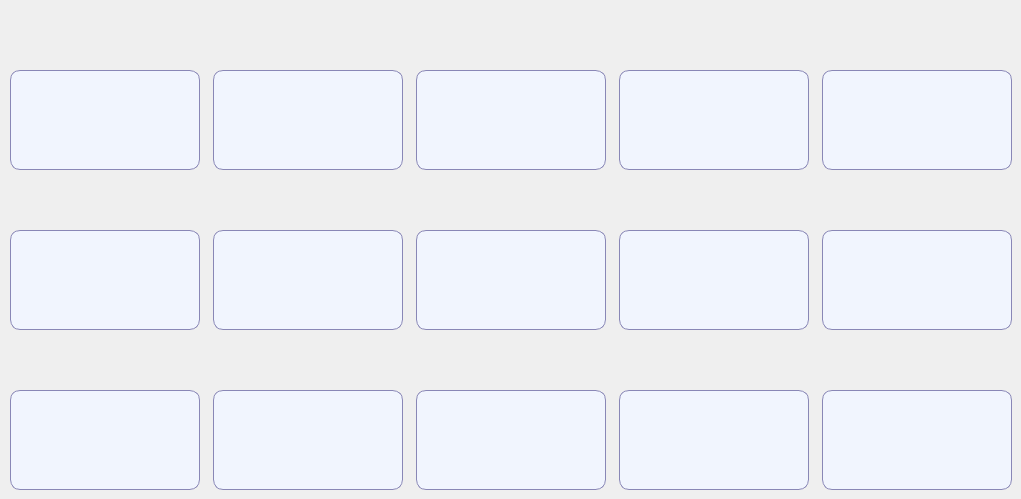
     <widget class="QWidget" name="page_4">
      <widget class="QPushButton" name="Btn_selStacking23">
       <property name="geometry">
        <rect>
         <x>416</x>
         <y>230</y>
         <width>190</width>
         <height>100</height>
        </rect>
       </property>
       <property name="minimumSize">
        <size>
         <width>190</width>
         <height>100</height>
        </size>
       </property>
       <property name="maximumSize">
        <size>
         <width>190</width>
         <height>100</height>
        </size>
       </property>
       <property name="font">
        <font>
         <pointsize>18</pointsize>
        </font>
       </property>
       <property name="styleSheet">
        <string notr="true">QPushButton
{
    background-color:#F1F5FE;
    border-style:solid; /*边框风格*/
    border-width:1px;/*边框宽度*/
    border-color:#8987B6; /*边框颜色*/
    border-radius:10px; /*边框倒角*/
}
QPushButton:pressed,QPushButton::checked
{
    border-style:outset; /*边框风格*/
    background-color:qlineargradient(x1: 0, y1: 0, x2: 0, y2: 1, stop:0 #00befa, stop: 1 #0160ea);/*背景色*/
    border-width:1px;/*边框宽度*/
    border-color:#0055ff; /*边框颜色*/
    border-radius:10px; /*边框倒角*/
}</string>
       </property>
       <property name="text">
        <string/>
       </property>
       <property name="iconSize">
        <size>
         <width>40</width>
         <height>40</height>
        </size>
       </property>
       <property name="checkable">
        <bool>false</bool>
       </property>
       <property name="autoExclusive">
        <bool>false</bool>
       </property>
      </widget>
      <widget class="QPushButton" name="Btn_selStacking25">
       <property name="geometry">
        <rect>
         <x>822</x>
         <y>230</y>
         <width>190</width>
         <height>100</height>
        </rect>
       </property>
       <property name="minimumSize">
        <size>
         <width>190</width>
         <height>100</height>
        </size>
       </property>
       <property name="maximumSize">
        <size>
         <width>190</width>
         <height>100</height>
        </size>
       </property>
       <property name="font">
        <font>
         <pointsize>18</pointsize>
        </font>
       </property>
       <property name="styleSheet">
        <string notr="true">QPushButton
{
    background-color:#F1F5FE;
    border-style:solid; /*边框风格*/
    border-width:1px;/*边框宽度*/
    border-color:#8987B6; /*边框颜色*/
    border-radius:10px; /*边框倒角*/
}
QPushButton:pressed,QPushButton::checked
{
    border-style:outset; /*边框风格*/
    background-color:qlineargradient(x1: 0, y1: 0, x2: 0, y2: 1, stop:0 #00befa, stop: 1 #0160ea);/*背景色*/
    border-width:1px;/*边框宽度*/
    border-color:#0055ff; /*边框颜色*/
    border-radius:10px; /*边框倒角*/
}</string>
       </property>
       <property name="text">
        <string/>
       </property>
       <property name="iconSize">
        <size>
         <width>40</width>
         <height>40</height>
        </size>
       </property>
       <property name="checkable">
        <bool>false</bool>
       </property>
       <property name="autoExclusive">
        <bool>false</bool>
       </property>
      </widget>
      <widget class="QPushButton" name="Btn_selStacking20">
       <property name="geometry">
        <rect>
         <x>822</x>
         <y>70</y>
         <width>190</width>
         <height>100</height>
        </rect>
       </property>
       <property name="minimumSize">
        <size>
         <width>190</width>
         <height>100</height>
        </size>
       </property>
       <property name="maximumSize">
        <size>
         <width>190</width>
         <height>100</height>
        </size>
       </property>
       <property name="font">
        <font>
         <pointsize>18</pointsize>
        </font>
       </property>
       <property name="styleSheet">
        <string notr="true">QPushButton
{
    background-color:#F1F5FE;
    border-style:solid; /*边框风格*/
    border-width:1px;/*边框宽度*/
    border-color:#8987B6; /*边框颜色*/
    border-radius:10px; /*边框倒角*/
}
QPushButton:pressed,QPushButton::checked
{
    border-style:outset; /*边框风格*/
    background-color:qlineargradient(x1: 0, y1: 0, x2: 0, y2: 1, stop:0 #00befa, stop: 1 #0160ea);/*背景色*/
    border-width:1px;/*边框宽度*/
    border-color:#0055ff; /*边框颜色*/
    border-radius:10px; /*边框倒角*/
}</string>
       </property>
       <property name="text">
        <string/>
       </property>
       <property name="iconSize">
        <size>
         <width>40</width>
         <height>40</height>
        </size>
       </property>
       <property name="checkable">
        <bool>false</bool>
       </property>
       <property name="autoExclusive">
        <bool>false</bool>
       </property>
      </widget>
      <widget class="QPushButton" name="Btn_selStacking30">
       <property name="geometry">
        <rect>
         <x>822</x>
         <y>390</y>
         <width>190</width>
         <height>100</height>
        </rect>
       </property>
       <property name="minimumSize">
        <size>
         <width>190</width>
         <height>100</height>
        </size>
       </property>
       <property name="maximumSize">
        <size>
         <width>190</width>
         <height>100</height>
        </size>
       </property>
       <property name="font">
        <font>
         <pointsize>18</pointsize>
        </font>
       </property>
       <property name="styleSheet">
        <string notr="true">QPushButton
{
    background-color:#F1F5FE;
    border-style:solid; /*边框风格*/
    border-width:1px;/*边框宽度*/
    border-color:#8987B6; /*边框颜色*/
    border-radius:10px; /*边框倒角*/
}
QPushButton:pressed,QPushButton::checked
{
    border-style:outset; /*边框风格*/
    background-color:qlineargradient(x1: 0, y1: 0, x2: 0, y2: 1, stop:0 #00befa, stop: 1 #0160ea);/*背景色*/
    border-width:1px;/*边框宽度*/
    border-color:#0055ff; /*边框颜色*/
    border-radius:10px; /*边框倒角*/
}</string>
       </property>
       <property name="text">
        <string/>
       </property>
       <property name="iconSize">
        <size>
         <width>40</width>
         <height>40</height>
        </size>
       </property>
       <property name="checkable">
        <bool>false</bool>
       </property>
       <property name="autoExclusive">
        <bool>false</bool>
       </property>
      </widget>
      <widget class="QPushButton" name="Btn_selStacking24">
       <property name="geometry">
        <rect>
         <x>619</x>
         <y>230</y>
         <width>190</width>
         <height>100</height>
        </rect>
       </property>
       <property name="minimumSize">
        <size>
         <width>190</width>
         <height>100</height>
        </size>
       </property>
       <property name="maximumSize">
        <size>
         <width>190</width>
         <height>100</height>
        </size>
       </property>
       <property name="font">
        <font>
         <pointsize>18</pointsize>
        </font>
       </property>
       <property name="styleSheet">
        <string notr="true">QPushButton
{
    background-color:#F1F5FE;
    border-style:solid; /*边框风格*/
    border-width:1px;/*边框宽度*/
    border-color:#8987B6; /*边框颜色*/
    border-radius:10px; /*边框倒角*/
}
QPushButton:pressed,QPushButton::checked
{
    border-style:outset; /*边框风格*/
    background-color:qlineargradient(x1: 0, y1: 0, x2: 0, y2: 1, stop:0 #00befa, stop: 1 #0160ea);/*背景色*/
    border-width:1px;/*边框宽度*/
    border-color:#0055ff; /*边框颜色*/
    border-radius:10px; /*边框倒角*/
}</string>
       </property>
       <property name="text">
        <string/>
       </property>
       <property name="iconSize">
        <size>
         <width>40</width>
         <height>40</height>
        </size>
       </property>
       <property name="checkable">
        <bool>false</bool>
       </property>
       <property name="autoExclusive">
        <bool>false</bool>
       </property>
      </widget>
      <widget class="QPushButton" name="Btn_selStacking26">
       <property name="geometry">
        <rect>
         <x>10</x>
         <y>390</y>
         <width>190</width>
         <height>100</height>
        </rect>
       </property>
       <property name="minimumSize">
        <size>
         <width>190</width>
         <height>100</height>
        </size>
       </property>
       <property name="maximumSize">
        <size>
         <width>190</width>
         <height>100</height>
        </size>
       </property>
       <property name="font">
        <font>
         <pointsize>18</pointsize>
        </font>
       </property>
       <property name="styleSheet">
        <string notr="true">QPushButton
{
    background-color:#F1F5FE;
    border-style:solid; /*边框风格*/
    border-width:1px;/*边框宽度*/
    border-color:#8987B6; /*边框颜色*/
    border-radius:10px; /*边框倒角*/
}
QPushButton:pressed,QPushButton::checked
{
    border-style:outset; /*边框风格*/
    background-color:qlineargradient(x1: 0, y1: 0, x2: 0, y2: 1, stop:0 #00befa, stop: 1 #0160ea);/*背景色*/
    border-width:1px;/*边框宽度*/
    border-color:#0055ff; /*边框颜色*/
    border-radius:10px; /*边框倒角*/
}</string>
       </property>
       <property name="text">
        <string/>
       </property>
       <property name="iconSize">
        <size>
         <width>40</width>
         <height>40</height>
        </size>
       </property>
       <property name="checkable">
        <bool>false</bool>
       </property>
       <property name="autoExclusive">
        <bool>false</bool>
       </property>
      </widget>
      <widget class="QPushButton" name="Btn_selStacking18">
       <property name="geometry">
        <rect>
         <x>416</x>
         <y>70</y>
         <width>190</width>
         <height>100</height>
        </rect>
       </property>
       <property name="minimumSize">
        <size>
         <width>190</width>
         <height>100</height>
        </size>
       </property>
       <property name="maximumSize">
        <size>
         <width>190</width>
         <height>100</height>
        </size>
       </property>
       <property name="font">
        <font>
         <pointsize>18</pointsize>
        </font>
       </property>
       <property name="styleSheet">
        <string notr="true">QPushButton
{
    background-color:#F1F5FE;
    border-style:solid; /*边框风格*/
    border-width:1px;/*边框宽度*/
    border-color:#8987B6; /*边框颜色*/
    border-radius:10px; /*边框倒角*/
}
QPushButton:pressed,QPushButton::checked
{
    border-style:outset; /*边框风格*/
    background-color:qlineargradient(x1: 0, y1: 0, x2: 0, y2: 1, stop:0 #00befa, stop: 1 #0160ea);/*背景色*/
    border-width:1px;/*边框宽度*/
    border-color:#0055ff; /*边框颜色*/
    border-radius:10px; /*边框倒角*/
}</string>
       </property>
       <property name="text">
        <string/>
       </property>
       <property name="iconSize">
        <size>
         <width>40</width>
         <height>40</height>
        </size>
       </property>
       <property name="checkable">
        <bool>false</bool>
       </property>
       <property name="autoExclusive">
        <bool>false</bool>
       </property>
      </widget>
      <widget class="QPushButton" name="Btn_selStacking16">
       <property name="geometry">
        <rect>
         <x>10</x>
         <y>70</y>
         <width>190</width>
         <height>100</height>
        </rect>
       </property>
       <property name="minimumSize">
        <size>
         <width>190</width>
         <height>100</height>
        </size>
       </property>
       <property name="maximumSize">
        <size>
         <width>190</width>
         <height>100</height>
        </size>
       </property>
       <property name="font">
        <font>
         <pointsize>18</pointsize>
        </font>
       </property>
       <property name="styleSheet">
        <string notr="true">QPushButton
{
    background-color:#F1F5FE;
    border-style:solid; /*边框风格*/
    border-width:1px;/*边框宽度*/
    border-color:#8987B6; /*边框颜色*/
    border-radius:10px; /*边框倒角*/
}
QPushButton:pressed,QPushButton::checked
{
    border-style:outset; /*边框风格*/
    background-color:qlineargradient(x1: 0, y1: 0, x2: 0, y2: 1, stop:0 #00befa, stop: 1 #0160ea);/*背景色*/
    border-width:1px;/*边框宽度*/
    border-color:#0055ff; /*边框颜色*/
    border-radius:10px; /*边框倒角*/
}</string>
       </property>
       <property name="text">
        <string/>
       </property>
       <property name="iconSize">
        <size>
         <width>40</width>
         <height>40</height>
        </size>
       </property>
       <property name="checkable">
        <bool>false</bool>
       </property>
       <property name="autoExclusive">
        <bool>false</bool>
       </property>
      </widget>
      <widget class="QPushButton" name="Btn_selStacking27">
       <property name="geometry">
        <rect>
         <x>213</x>
         <y>390</y>
         <width>190</width>
         <height>100</height>
        </rect>
       </property>
       <property name="minimumSize">
        <size>
         <width>190</width>
         <height>100</height>
        </size>
       </property>
       <property name="maximumSize">
        <size>
         <width>190</width>
         <height>100</height>
        </size>
       </property>
       <property name="font">
        <font>
         <pointsize>18</pointsize>
        </font>
       </property>
       <property name="styleSheet">
        <string notr="true">QPushButton
{
    background-color:#F1F5FE;
    border-style:solid; /*边框风格*/
    border-width:1px;/*边框宽度*/
    border-color:#8987B6; /*边框颜色*/
    border-radius:10px; /*边框倒角*/
}
QPushButton:pressed,QPushButton::checked
{
    border-style:outset; /*边框风格*/
    background-color:qlineargradient(x1: 0, y1: 0, x2: 0, y2: 1, stop:0 #00befa, stop: 1 #0160ea);/*背景色*/
    border-width:1px;/*边框宽度*/
    border-color:#0055ff; /*边框颜色*/
    border-radius:10px; /*边框倒角*/
}</string>
       </property>
       <property name="text">
        <string/>
       </property>
       <property name="iconSize">
        <size>
         <width>40</width>
         <height>40</height>
        </size>
       </property>
       <property name="checkable">
        <bool>false</bool>
       </property>
       <property name="autoExclusive">
        <bool>false</bool>
       </property>
      </widget>
      <widget class="QPushButton" name="Btn_selStacking21">
       <property name="geometry">
        <rect>
         <x>10</x>
         <y>230</y>
         <width>190</width>
         <height>100</height>
        </rect>
       </property>
       <property name="minimumSize">
        <size>
         <width>190</width>
         <height>100</height>
        </size>
       </property>
       <property name="maximumSize">
        <size>
         <width>190</width>
         <height>100</height>
        </size>
       </property>
       <property name="font">
        <font>
         <pointsize>18</pointsize>
        </font>
       </property>
       <property name="styleSheet">
        <string notr="true">QPushButton
{
    background-color:#F1F5FE;
    border-style:solid; /*边框风格*/
    border-width:1px;/*边框宽度*/
    border-color:#8987B6; /*边框颜色*/
    border-radius:10px; /*边框倒角*/
}
QPushButton:pressed,QPushButton::checked
{
    border-style:outset; /*边框风格*/
    background-color:qlineargradient(x1: 0, y1: 0, x2: 0, y2: 1, stop:0 #00befa, stop: 1 #0160ea);/*背景色*/
    border-width:1px;/*边框宽度*/
    border-color:#0055ff; /*边框颜色*/
    border-radius:10px; /*边框倒角*/
}</string>
       </property>
       <property name="text">
        <string/>
       </property>
       <property name="iconSize">
        <size>
         <width>40</width>
         <height>40</height>
        </size>
       </property>
       <property name="checkable">
        <bool>false</bool>
       </property>
       <property name="autoExclusive">
        <bool>false</bool>
       </property>
      </widget>
      <widget class="QPushButton" name="Btn_selStacking29">
       <property name="geometry">
        <rect>
         <x>619</x>
         <y>390</y>
         <width>190</width>
         <height>100</height>
        </rect>
       </property>
       <property name="minimumSize">
        <size>
         <width>190</width>
         <height>100</height>
        </size>
       </property>
       <property name="maximumSize">
        <size>
         <width>190</width>
         <height>100</height>
        </size>
       </property>
       <property name="font">
        <font>
         <pointsize>18</pointsize>
        </font>
       </property>
       <property name="styleSheet">
        <string notr="true">QPushButton
{
    background-color:#F1F5FE;
    border-style:solid; /*边框风格*/
    border-width:1px;/*边框宽度*/
    border-color:#8987B6; /*边框颜色*/
    border-radius:10px; /*边框倒角*/
}
QPushButton:pressed,QPushButton::checked
{
    border-style:outset; /*边框风格*/
    background-color:qlineargradient(x1: 0, y1: 0, x2: 0, y2: 1, stop:0 #00befa, stop: 1 #0160ea);/*背景色*/
    border-width:1px;/*边框宽度*/
    border-color:#0055ff; /*边框颜色*/
    border-radius:10px; /*边框倒角*/
}</string>
       </property>
       <property name="text">
        <string/>
       </property>
       <property name="iconSize">
        <size>
         <width>40</width>
         <height>40</height>
        </size>
       </property>
       <property name="checkable">
        <bool>false</bool>
       </property>
       <property name="autoExclusive">
        <bool>false</bool>
       </property>
      </widget>
      <widget class="QPushButton" name="Btn_selStacking17">
       <property name="geometry">
        <rect>
         <x>213</x>
         <y>70</y>
         <width>190</width>
         <height>100</height>
        </rect>
       </property>
       <property name="minimumSize">
        <size>
         <width>190</width>
         <height>100</height>
        </size>
       </property>
       <property name="maximumSize">
        <size>
         <width>190</width>
         <height>100</height>
        </size>
       </property>
       <property name="font">
        <font>
         <pointsize>18</pointsize>
        </font>
       </property>
       <property name="styleSheet">
        <string notr="true">QPushButton
{
    background-color:#F1F5FE;
    border-style:solid; /*边框风格*/
    border-width:1px;/*边框宽度*/
    border-color:#8987B6; /*边框颜色*/
    border-radius:10px; /*边框倒角*/
}
QPushButton:pressed,QPushButton::checked
{
    border-style:outset; /*边框风格*/
    background-color:qlineargradient(x1: 0, y1: 0, x2: 0, y2: 1, stop:0 #00befa, stop: 1 #0160ea);/*背景色*/
    border-width:1px;/*边框宽度*/
    border-color:#0055ff; /*边框颜色*/
    border-radius:10px; /*边框倒角*/
}</string>
       </property>
       <property name="text">
        <string/>
       </property>
       <property name="iconSize">
        <size>
         <width>40</width>
         <height>40</height>
        </size>
       </property>
       <property name="checkable">
        <bool>false</bool>
       </property>
       <property name="autoExclusive">
        <bool>false</bool>
       </property>
      </widget>
      <widget class="QPushButton" name="Btn_selStacking22">
       <property name="geometry">
        <rect>
         <x>213</x>
         <y>230</y>
         <width>190</width>
         <height>100</height>
        </rect>
       </property>
       <property name="minimumSize">
        <size>
         <width>190</width>
         <height>100</height>
        </size>
       </property>
       <property name="maximumSize">
        <size>
         <width>190</width>
         <height>100</height>
        </size>
       </property>
       <property name="font">
        <font>
         <pointsize>18</pointsize>
        </font>
       </property>
       <property name="styleSheet">
        <string notr="true">QPushButton
{
    background-color:#F1F5FE;
    border-style:solid; /*边框风格*/
    border-width:1px;/*边框宽度*/
    border-color:#8987B6; /*边框颜色*/
    border-radius:10px; /*边框倒角*/
}
QPushButton:pressed,QPushButton::checked
{
    border-style:outset; /*边框风格*/
    background-color:qlineargradient(x1: 0, y1: 0, x2: 0, y2: 1, stop:0 #00befa, stop: 1 #0160ea);/*背景色*/
    border-width:1px;/*边框宽度*/
    border-color:#0055ff; /*边框颜色*/
    border-radius:10px; /*边框倒角*/
}</string>
       </property>
       <property name="text">
        <string/>
       </property>
       <property name="iconSize">
        <size>
         <width>40</width>
         <height>40</height>
        </size>
       </property>
       <property name="checkable">
        <bool>false</bool>
       </property>
       <property name="autoExclusive">
        <bool>false</bool>
       </property>
      </widget>
      <widget class="QPushButton" name="Btn_selStacking19">
       <property name="geometry">
        <rect>
         <x>619</x>
         <y>70</y>
         <width>190</width>
         <height>100</height>
        </rect>
       </property>
       <property name="minimumSize">
        <size>
         <width>190</width>
         <height>100</height>
        </size>
       </property>
       <property name="maximumSize">
        <size>
         <width>190</width>
         <height>100</height>
        </size>
       </property>
       <property name="font">
        <font>
         <pointsize>18</pointsize>
        </font>
       </property>
       <property name="styleSheet">
        <string notr="true">QPushButton
{
    background-color:#F1F5FE;
    border-style:solid; /*边框风格*/
    border-width:1px;/*边框宽度*/
    border-color:#8987B6; /*边框颜色*/
    border-radius:10px; /*边框倒角*/
}
QPushButton:pressed,QPushButton::checked
{
    border-style:outset; /*边框风格*/
    background-color:qlineargradient(x1: 0, y1: 0, x2: 0, y2: 1, stop:0 #00befa, stop: 1 #0160ea);/*背景色*/
    border-width:1px;/*边框宽度*/
    border-color:#0055ff; /*边框颜色*/
    border-radius:10px; /*边框倒角*/
}</string>
       </property>
       <property name="text">
        <string/>
       </property>
       <property name="iconSize">
        <size>
         <width>40</width>
         <height>40</height>
        </size>
       </property>
       <property name="checkable">
        <bool>false</bool>
       </property>
       <property name="autoExclusive">
        <bool>false</bool>
       </property>
      </widget>
      <widget class="QPushButton" name="Btn_selStacking28">
       <property name="geometry">
        <rect>
         <x>416</x>
         <y>390</y>
         <width>190</width>
         <height>100</height>
        </rect>
       </property>
       <property name="minimumSize">
        <size>
         <width>190</width>
         <height>100</height>
        </size>
       </property>
       <property name="maximumSize">
        <size>
         <width>190</width>
         <height>100</height>
        </size>
       </property>
       <property name="font">
        <font>
         <pointsize>18</pointsize>
        </font>
       </property>
       <property name="styleSheet">
        <string notr="true">QPushButton
{
    background-color:#F1F5FE;
    border-style:solid; /*边框风格*/
    border-width:1px;/*边框宽度*/
    border-color:#8987B6; /*边框颜色*/
    border-radius:10px; /*边框倒角*/
}
QPushButton:pressed,QPushButton::checked
{
    border-style:outset; /*边框风格*/
    background-color:qlineargradient(x1: 0, y1: 0, x2: 0, y2: 1, stop:0 #00befa, stop: 1 #0160ea);/*背景色*/
    border-width:1px;/*边框宽度*/
    border-color:#0055ff; /*边框颜色*/
    border-radius:10px; /*边框倒角*/
}</string>
       </property>
       <property name="text">
        <string/>
       </property>
       <property name="iconSize">
        <size>
         <width>40</width>
         <height>40</height>
        </size>
       </property>
       <property name="checkable">
        <bool>false</bool>
       </property>
       <property name="autoExclusive">
        <bool>false</bool>
       </property>
      </widget>
     </widget>
